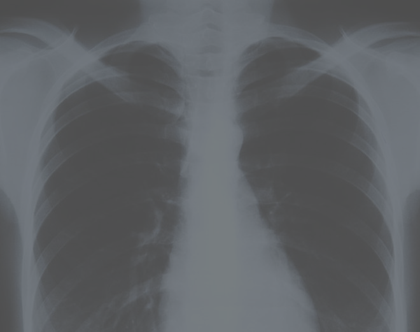
%> input picture chest-xray_3.bmp, 420 x 332 px, shrunk from 660 x 521 before the run
$ octave cumulativeHistogram.m   (GNU Octave 9; MATLAB toolbox functions it lacks are replaced by stand-ins)
%> lines starting %> are read from the running program, lines starting %| are printed output that depends on the picture
% fixing image using cumulative histogram
% displaying R, G, B channels of input image

clear all; close all; clc;

img = imread('chest-xray_3.bmp');
%> img is the input picture: size 332x420x3 uint8; mean R, G, B 94.2, 97.3, 100.6
img = double(img);
%> img: size 332x420x3 double
[height, width, channels] = size(img);
%> height = 332; width = 420; channels = 3
figure(1);
image(uint8(img));
title('original image');

img_gray = img;
img_gray(:,:,1) = (img(:,:,1) + img(:,:,2) + img(:,:,3)) ./ 3;
img_gray(:,:,2) = img_gray(:,:,1);
img_gray(:,:,3) = img_gray(:,:,1);
img_gray = uint8(img_gray);
%> img_gray: size 332x420x3 uint8
figure(2);
image(img_gray);
title('gray image');


imgRED = img; imgGREEN = img; imgBLUE = img;
imgRED(:,:,2) = img(:,:,2) * 0;
imgRED(:,:,3) = img(:,:,3) * 0;
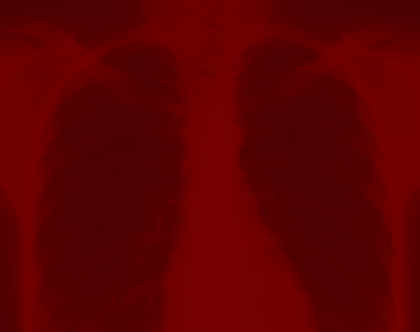
%> imgRED: size 332x420x3 double; mean R, G, B 94.2, 0, 0
imgRED = uint8(imgRED);
%> imgRED: size 332x420x3 uint8
figure(3);
image(imgRED);
title('red channel');

imgGREEN(:,:,1) = img(:,:,1) * 0;
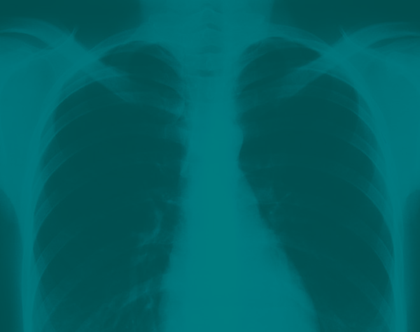
%> imgGREEN: size 332x420x3 double; mean R, G, B 0, 97.3, 100.6
imgGREEN(:,:,3) = img(:,:,3) * 0;
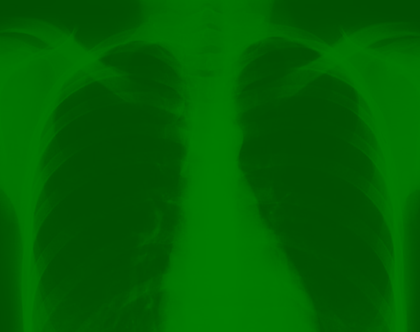
%> imgGREEN: size 332x420x3 double; mean R, G, B 0, 97.3, 0
imgGREEN = uint8(imgGREEN);
%> imgGREEN: size 332x420x3 uint8
figure(4);
image(imgGREEN);
title('green channel');

imgBLUE(:,:,1) = img(:,:,1) * 0;
imgBLUE(:,:,2) = img(:,:,2) * 0;
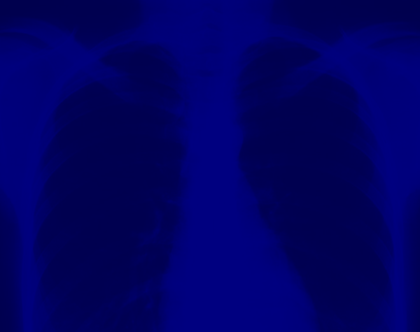
%> imgBLUE: size 332x420x3 double; mean R, G, B 0, 0, 100.6
imgBLUE = uint8(imgBLUE);
%> imgBLUE: size 332x420x3 uint8
figure(5);
image(imgBLUE);
title('blue channel');

hist = zeros(1, 256);
histRed = zeros(1, 256);
histGreen = zeros(1, 256);
histBlue = zeros(1, 256);
cum = zeros(1, 256);
for i = 1:height
    for j = 1:width
        if (img_gray(i, j) >= 0) && (img_gray(i, j) <= 255)
            hist(img_gray(i, j) + 1) = hist(img_gray(i, j) + 1) + 1;
        end
        if (img(i, j, 1) >= 0) && (img(i, j, 1) <= 255)
            histRed(img(i, j, 1) + 1) = histRed(img(i, j, 1) + 1) + 1;
        end
        if (img(i, j, 2) >= 0) && (img(i, j, 2) <= 255)
            histGreen(img(i, j, 2) + 1) = histGreen(img(i, j, 2) + 1) + 1;
        end
        if (img(i, j, 3) >= 0) && (img(i, j, 3) <= 255)
            histBlue(img(i, j, 3) + 1) = histBlue(img(i, j, 3) + 1) + 1;
        end
    end
end
%> after the loop, hist = 256 values, max 13050 at index 80, min 0 at index 1, mean 544.7; histBlue = 256 values, max 14451 at index 81, min 0 at index 1, mean 544.7; histGreen = 256 values, max 13094 at index 80, min 0 at index 1, mean 544.7; histRed = 256 values, max 14553 at index 80, min 0 at index 1, mean 544.7
figure(6)
plot(hist, 'k')
hold on
plot(histRed, 'r')
plot(histGreen, 'g')
plot(histBlue, 'b')
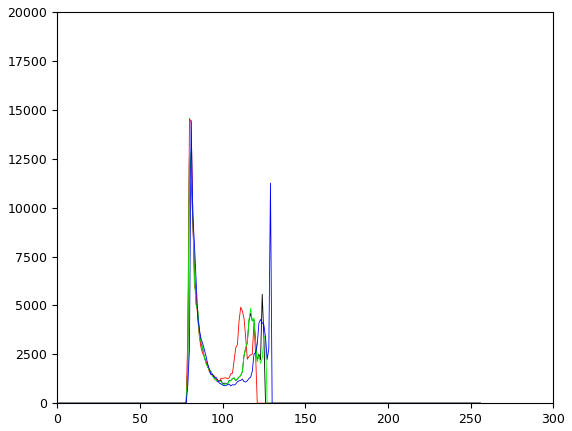
%> figure redrawn from the program's plot data; curve peaks at x = 80, y = 13050; curve peaks at x = 80, y = 14553; curve peaks at x = 80, y = 13094; curve peaks at x = 81, y = 14451
hold off

cum = zeros(1, 256);
for i = 2:256
    cum(i) = cum(i - 1) + hist(i);
end
%> after the loop, cum = 256 values from 0 to 139440
figure(7)
plot(cum)
%> figure, not shown here; curve peaks at x = 126, y = 139440

cumImg = img_gray(:,:,1);
gray = img_gray(:,:,1);

for i = 1:height
    for j = 1:width
        if cumImg(i, j) < 0
            cumImg(i, j) = 0;
        elseif cumImg(i, j) > 255
            cumImg(i, j) = 255;
        else
            cumImg(i, j) = (255 * cum(gray(i, j)) / cum(255));
        end
    end
end
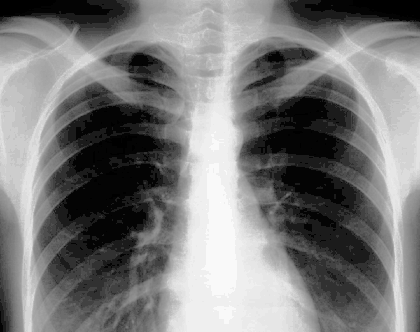
%> cumImg: size 332x420 uint8; min 0, max 255, mean 122.7

cumImg(:,:,1) = cumImg;
cumImg(:,:,2) = cumImg(:,:,1);
cumImg(:,:,3) = cumImg(:,:,1);
%> cumImg: size 332x420x3 uint8

figure(8);
image(uint8(cumImg));
title('cumulative image');

cumHist = zeros(1, 256);

for i = 1:height
    for j = 1:width
        if(cumImg(i, j) >= 0) && (cumImg(i, j) <= 255)
            cumHist(cumImg(i, j) + 1) = cumHist(cumImg(i, j) + 1) + 1;
        end
    end
end
%> after the loop, cumHist = 256 values, max 13050 at index 5, min 0 at index 2, mean 544.7

figure(9);
bar(cumHist);
title('cumulative histogram');
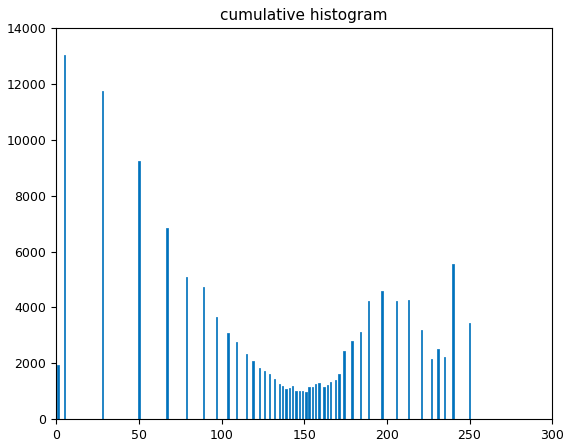
%> figure redrawn from the program's plot data; tallest bar 13050 high, from x = 4.6 to 5.4
